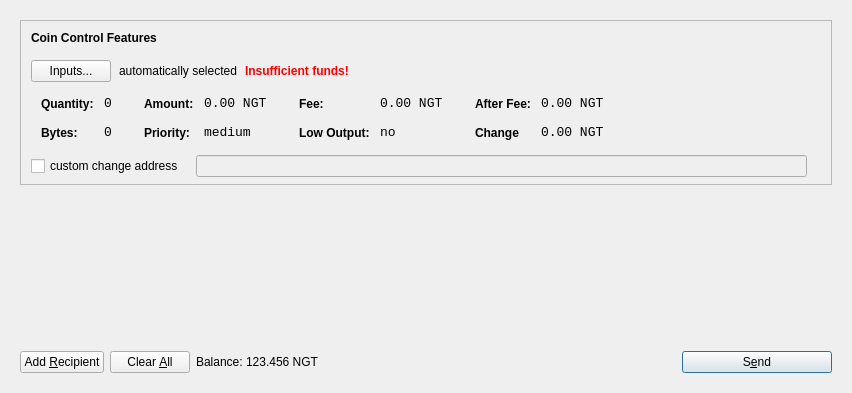
<?xml version="1.0" encoding="UTF-8"?>
<ui version="4.0">
 <class>SendCoinsDialog</class>
 <widget class="QDialog" name="SendCoinsDialog">
  <property name="geometry">
   <rect>
    <x>0</x>
    <y>0</y>
    <width>849</width>
    <height>393</height>
   </rect>
  </property>
  <property name="windowTitle">
   <string>Send Coins</string>
  </property>
  <layout class="QVBoxLayout" name="verticalLayout">
   <item>
    <widget class="QFrame" name="frameMain">
     <layout class="QVBoxLayout" name="verticalLayout_3">
      <item>
       <widget class="QFrame" name="frameCoinControl">
        <property name="sizePolicy">
         <sizepolicy hsizetype="Expanding" vsizetype="Expanding">
          <horstretch>0</horstretch>
          <verstretch>0</verstretch>
         </sizepolicy>
        </property>
        <property name="maximumSize">
         <size>
          <width>16777215</width>
          <height>16777215</height>
         </size>
        </property>
        <property name="frameShape">
         <enum>QFrame::StyledPanel</enum>
        </property>
        <property name="frameShadow">
         <enum>QFrame::Sunken</enum>
        </property>
        <layout class="QVBoxLayout" name="verticalLayoutCoinControl2">
         <property name="spacing">
          <number>6</number>
         </property>
         <property name="leftMargin">
          <number>0</number>
         </property>
         <property name="topMargin">
          <number>0</number>
         </property>
         <property name="rightMargin">
          <number>0</number>
         </property>
         <property name="bottomMargin">
          <number>6</number>
         </property>
         <item>
          <layout class="QVBoxLayout" name="verticalLayoutCoinControl" stretch="0,0,0,0,1">
           <property name="spacing">
            <number>0</number>
           </property>
           <property name="leftMargin">
            <number>10</number>
           </property>
           <property name="topMargin">
            <number>10</number>
           </property>
           <item>
            <layout class="QHBoxLayout" name="horizontalLayoutCoinControl1">
             <property name="bottomMargin">
              <number>15</number>
             </property>
             <item>
              <widget class="QLabel" name="labelCoinControlFeatures">
               <property name="sizePolicy">
                <sizepolicy hsizetype="Preferred" vsizetype="Maximum">
                 <horstretch>0</horstretch>
                 <verstretch>0</verstretch>
                </sizepolicy>
               </property>
               <property name="font">
                <font>
                 <weight>75</weight>
                 <bold>true</bold>
                </font>
               </property>
               <property name="styleSheet">
                <string notr="true">font-weight:bold;</string>
               </property>
               <property name="text">
                <string>Coin Control Features</string>
               </property>
              </widget>
             </item>
            </layout>
           </item>
           <item>
            <layout class="QHBoxLayout" name="horizontalLayoutCoinControl2" stretch="0,0,0,0">
             <property name="spacing">
              <number>8</number>
             </property>
             <property name="bottomMargin">
              <number>10</number>
             </property>
             <item>
              <widget class="QPushButton" name="pushButtonCoinControl">
               <property name="styleSheet">
                <string notr="true"/>
               </property>
               <property name="text">
                <string>Inputs...</string>
               </property>
              </widget>
             </item>
             <item>
              <widget class="QLabel" name="labelCoinControlAutomaticallySelected">
               <property name="text">
                <string>automatically selected</string>
               </property>
               <property name="margin">
                <number>5</number>
               </property>
              </widget>
             </item>
             <item>
              <widget class="QLabel" name="labelCoinControlInsuffFunds">
               <property name="font">
                <font>
                 <weight>75</weight>
                 <bold>true</bold>
                </font>
               </property>
               <property name="styleSheet">
                <string notr="true">color:red;font-weight:bold;</string>
               </property>
               <property name="text">
                <string>Insufficient funds!</string>
               </property>
               <property name="margin">
                <number>5</number>
               </property>
              </widget>
             </item>
             <item>
              <spacer name="horizontalSpacerCoinControl">
               <property name="orientation">
                <enum>Qt::Horizontal</enum>
               </property>
               <property name="sizeHint" stdset="0">
                <size>
                 <width>40</width>
                 <height>1</height>
                </size>
               </property>
              </spacer>
             </item>
            </layout>
           </item>
           <item>
            <widget class="QWidget" name="widgetCoinControl" native="true">
             <property name="sizePolicy">
              <sizepolicy hsizetype="Preferred" vsizetype="Preferred">
               <horstretch>0</horstretch>
               <verstretch>0</verstretch>
              </sizepolicy>
             </property>
             <property name="minimumSize">
              <size>
               <width>0</width>
               <height>0</height>
              </size>
             </property>
             <property name="styleSheet">
              <string notr="true"/>
             </property>
             <layout class="QHBoxLayout" name="horizontalLayoutCoinControl5">
              <property name="leftMargin">
               <number>0</number>
              </property>
              <property name="topMargin">
               <number>0</number>
              </property>
              <property name="rightMargin">
               <number>0</number>
              </property>
              <property name="bottomMargin">
               <number>0</number>
              </property>
              <item>
               <layout class="QHBoxLayout" name="horizontalLayoutCoinControl3" stretch="0,0,0,1">
                <property name="spacing">
                 <number>20</number>
                </property>
                <property name="topMargin">
                 <number>0</number>
                </property>
                <property name="bottomMargin">
                 <number>10</number>
                </property>
                <item>
                 <layout class="QFormLayout" name="formLayoutCoinControl1">
                  <property name="horizontalSpacing">
                   <number>10</number>
                  </property>
                  <property name="verticalSpacing">
                   <number>14</number>
                  </property>
                  <property name="leftMargin">
                   <number>10</number>
                  </property>
                  <property name="topMargin">
                   <number>4</number>
                  </property>
                  <property name="rightMargin">
                   <number>6</number>
                  </property>
                  <item row="0" column="0">
                   <widget class="QLabel" name="labelCoinControlQuantityText">
                    <property name="styleSheet">
                     <string notr="true">font-weight:bold;</string>
                    </property>
                    <property name="text">
                     <string>Quantity:</string>
                    </property>
                    <property name="margin">
                     <number>0</number>
                    </property>
                   </widget>
                  </item>
                  <item row="0" column="1">
                   <widget class="QLabel" name="labelCoinControlQuantity">
                    <property name="font">
                     <font>
                      <family>Monospace</family>
                      <pointsize>10</pointsize>
                     </font>
                    </property>
                    <property name="cursor">
                     <cursorShape>IBeamCursor</cursorShape>
                    </property>
                    <property name="contextMenuPolicy">
                     <enum>Qt::ActionsContextMenu</enum>
                    </property>
                    <property name="text">
                     <string>0</string>
                    </property>
                    <property name="margin">
                     <number>0</number>
                    </property>
                    <property name="textInteractionFlags">
                     <set>Qt::LinksAccessibleByMouse|Qt::TextSelectableByKeyboard|Qt::TextSelectableByMouse</set>
                    </property>
                   </widget>
                  </item>
                  <item row="1" column="0">
                   <widget class="QLabel" name="labelCoinControlBytesText">
                    <property name="styleSheet">
                     <string notr="true">font-weight:bold;</string>
                    </property>
                    <property name="text">
                     <string>Bytes:</string>
                    </property>
                   </widget>
                  </item>
                  <item row="1" column="1">
                   <widget class="QLabel" name="labelCoinControlBytes">
                    <property name="font">
                     <font>
                      <family>Monospace</family>
                      <pointsize>10</pointsize>
                     </font>
                    </property>
                    <property name="cursor">
                     <cursorShape>IBeamCursor</cursorShape>
                    </property>
                    <property name="contextMenuPolicy">
                     <enum>Qt::ActionsContextMenu</enum>
                    </property>
                    <property name="text">
                     <string>0</string>
                    </property>
                    <property name="textInteractionFlags">
                     <set>Qt::LinksAccessibleByMouse|Qt::TextSelectableByKeyboard|Qt::TextSelectableByMouse</set>
                    </property>
                   </widget>
                  </item>
                 </layout>
                </item>
                <item>
                 <layout class="QFormLayout" name="formLayoutCoinControl2">
                  <property name="horizontalSpacing">
                   <number>10</number>
                  </property>
                  <property name="verticalSpacing">
                   <number>14</number>
                  </property>
                  <property name="leftMargin">
                   <number>6</number>
                  </property>
                  <property name="topMargin">
                   <number>4</number>
                  </property>
                  <property name="rightMargin">
                   <number>6</number>
                  </property>
                  <item row="0" column="0">
                   <widget class="QLabel" name="labelCoinControlAmountText">
                    <property name="styleSheet">
                     <string notr="true">font-weight:bold;</string>
                    </property>
                    <property name="text">
                     <string>Amount:</string>
                    </property>
                    <property name="margin">
                     <number>0</number>
                    </property>
                   </widget>
                  </item>
                  <item row="0" column="1">
                   <widget class="QLabel" name="labelCoinControlAmount">
                    <property name="font">
                     <font>
                      <family>Monospace</family>
                      <pointsize>10</pointsize>
                     </font>
                    </property>
                    <property name="cursor">
                     <cursorShape>IBeamCursor</cursorShape>
                    </property>
                    <property name="contextMenuPolicy">
                     <enum>Qt::ActionsContextMenu</enum>
                    </property>
                    <property name="text">
                     <string>0.00 NGT</string>
                    </property>
                    <property name="textInteractionFlags">
                     <set>Qt::LinksAccessibleByMouse|Qt::TextSelectableByKeyboard|Qt::TextSelectableByMouse</set>
                    </property>
                   </widget>
                  </item>
                  <item row="1" column="0">
                   <widget class="QLabel" name="labelCoinControlPriorityText">
                    <property name="styleSheet">
                     <string notr="true">font-weight:bold;</string>
                    </property>
                    <property name="text">
                     <string>Priority:</string>
                    </property>
                   </widget>
                  </item>
                  <item row="1" column="1">
                   <widget class="QLabel" name="labelCoinControlPriority">
                    <property name="font">
                     <font>
                      <family>Monospace</family>
                      <pointsize>10</pointsize>
                     </font>
                    </property>
                    <property name="cursor">
                     <cursorShape>IBeamCursor</cursorShape>
                    </property>
                    <property name="contextMenuPolicy">
                     <enum>Qt::ActionsContextMenu</enum>
                    </property>
                    <property name="text">
                     <string>medium</string>
                    </property>
                    <property name="textInteractionFlags">
                     <set>Qt::LinksAccessibleByMouse|Qt::TextSelectableByKeyboard|Qt::TextSelectableByMouse</set>
                    </property>
                   </widget>
                  </item>
                 </layout>
                </item>
                <item>
                 <layout class="QFormLayout" name="formLayoutCoinControl3">
                  <property name="horizontalSpacing">
                   <number>10</number>
                  </property>
                  <property name="verticalSpacing">
                   <number>14</number>
                  </property>
                  <property name="leftMargin">
                   <number>6</number>
                  </property>
                  <property name="topMargin">
                   <number>4</number>
                  </property>
                  <property name="rightMargin">
                   <number>6</number>
                  </property>
                  <item row="0" column="0">
                   <widget class="QLabel" name="labelCoinControlFeeText">
                    <property name="styleSheet">
                     <string notr="true">font-weight:bold;</string>
                    </property>
                    <property name="text">
                     <string>Fee:</string>
                    </property>
                    <property name="margin">
                     <number>0</number>
                    </property>
                   </widget>
                  </item>
                  <item row="0" column="1">
                   <widget class="QLabel" name="labelCoinControlFee">
                    <property name="font">
                     <font>
                      <family>Monospace</family>
                      <pointsize>10</pointsize>
                     </font>
                    </property>
                    <property name="cursor">
                     <cursorShape>IBeamCursor</cursorShape>
                    </property>
                    <property name="contextMenuPolicy">
                     <enum>Qt::ActionsContextMenu</enum>
                    </property>
                    <property name="text">
                     <string>0.00 NGT</string>
                    </property>
                    <property name="textInteractionFlags">
                     <set>Qt::LinksAccessibleByMouse|Qt::TextSelectableByKeyboard|Qt::TextSelectableByMouse</set>
                    </property>
                   </widget>
                  </item>
                  <item row="1" column="0">
                   <widget class="QLabel" name="labelCoinControlLowOutputText">
                    <property name="styleSheet">
                     <string notr="true">font-weight:bold;</string>
                    </property>
                    <property name="text">
                     <string>Low Output:</string>
                    </property>
                   </widget>
                  </item>
                  <item row="1" column="1">
                   <widget class="QLabel" name="labelCoinControlLowOutput">
                    <property name="font">
                     <font>
                      <family>Monospace</family>
                      <pointsize>10</pointsize>
                     </font>
                    </property>
                    <property name="cursor">
                     <cursorShape>IBeamCursor</cursorShape>
                    </property>
                    <property name="contextMenuPolicy">
                     <enum>Qt::ActionsContextMenu</enum>
                    </property>
                    <property name="text">
                     <string>no</string>
                    </property>
                    <property name="textInteractionFlags">
                     <set>Qt::LinksAccessibleByMouse|Qt::TextSelectableByKeyboard|Qt::TextSelectableByMouse</set>
                    </property>
                   </widget>
                  </item>
                 </layout>
                </item>
                <item>
                 <layout class="QFormLayout" name="formLayoutCoinControl4">
                  <property name="horizontalSpacing">
                   <number>10</number>
                  </property>
                  <property name="verticalSpacing">
                   <number>14</number>
                  </property>
                  <property name="leftMargin">
                   <number>6</number>
                  </property>
                  <property name="topMargin">
                   <number>4</number>
                  </property>
                  <property name="rightMargin">
                   <number>6</number>
                  </property>
                  <item row="0" column="0">
                   <widget class="QLabel" name="labelCoinControlAfterFeeText">
                    <property name="styleSheet">
                     <string notr="true">font-weight:bold;</string>
                    </property>
                    <property name="text">
                     <string>After Fee:</string>
                    </property>
                    <property name="margin">
                     <number>0</number>
                    </property>
                   </widget>
                  </item>
                  <item row="0" column="1">
                   <widget class="QLabel" name="labelCoinControlAfterFee">
                    <property name="font">
                     <font>
                      <family>Monospace</family>
                      <pointsize>10</pointsize>
                     </font>
                    </property>
                    <property name="cursor">
                     <cursorShape>IBeamCursor</cursorShape>
                    </property>
                    <property name="contextMenuPolicy">
                     <enum>Qt::ActionsContextMenu</enum>
                    </property>
                    <property name="text">
                     <string>0.00 NGT</string>
                    </property>
                    <property name="textInteractionFlags">
                     <set>Qt::LinksAccessibleByMouse|Qt::TextSelectableByKeyboard|Qt::TextSelectableByMouse</set>
                    </property>
                   </widget>
                  </item>
                  <item row="1" column="0">
                   <widget class="QLabel" name="labelCoinControlChangeText">
                    <property name="styleSheet">
                     <string notr="true">font-weight:bold;</string>
                    </property>
                    <property name="text">
                     <string>Change</string>
                    </property>
                   </widget>
                  </item>
                  <item row="1" column="1">
                   <widget class="QLabel" name="labelCoinControlChange">
                    <property name="font">
                     <font>
                      <family>Monospace</family>
                      <pointsize>10</pointsize>
                     </font>
                    </property>
                    <property name="cursor">
                     <cursorShape>IBeamCursor</cursorShape>
                    </property>
                    <property name="contextMenuPolicy">
                     <enum>Qt::ActionsContextMenu</enum>
                    </property>
                    <property name="text">
                     <string>0.00 NGT</string>
                    </property>
                    <property name="textInteractionFlags">
                     <set>Qt::LinksAccessibleByMouse|Qt::TextSelectableByKeyboard|Qt::TextSelectableByMouse</set>
                    </property>
                   </widget>
                  </item>
                 </layout>
                </item>
               </layout>
              </item>
             </layout>
            </widget>
           </item>
           <item>
            <layout class="QHBoxLayout" name="horizontalLayoutCoinControl4" stretch="0,0,0">
             <property name="spacing">
              <number>12</number>
             </property>
             <property name="sizeConstraint">
              <enum>QLayout::SetDefaultConstraint</enum>
             </property>
             <property name="topMargin">
              <number>5</number>
             </property>
             <property name="rightMargin">
              <number>5</number>
             </property>
             <item>
              <widget class="QCheckBox" name="checkBoxCoinControlChange">
               <property name="text">
                <string>custom change address</string>
               </property>
              </widget>
             </item>
             <item>
              <widget class="QLineEdit" name="lineEditCoinControlChange">
               <property name="enabled">
                <bool>false</bool>
               </property>
               <property name="sizePolicy">
                <sizepolicy hsizetype="Expanding" vsizetype="Fixed">
                 <horstretch>0</horstretch>
                 <verstretch>0</verstretch>
                </sizepolicy>
               </property>
              </widget>
             </item>
             <item>
              <widget class="QLabel" name="labelCoinControlChangeLabel">
               <property name="sizePolicy">
                <sizepolicy hsizetype="Preferred" vsizetype="Expanding">
                 <horstretch>0</horstretch>
                 <verstretch>0</verstretch>
                </sizepolicy>
               </property>
               <property name="minimumSize">
                <size>
                 <width>0</width>
                 <height>0</height>
                </size>
               </property>
               <property name="text">
                <string/>
               </property>
               <property name="margin">
                <number>3</number>
               </property>
              </widget>
             </item>
            </layout>
           </item>
           <item>
            <spacer name="verticalSpacerCoinControl">
             <property name="orientation">
              <enum>Qt::Vertical</enum>
             </property>
             <property name="sizeHint" stdset="0">
              <size>
               <width>800</width>
               <height>1</height>
              </size>
             </property>
            </spacer>
           </item>
          </layout>
         </item>
        </layout>
       </widget>
      </item>
      <item>
       <widget class="QScrollArea" name="scrollArea">
        <property name="frameShape">
         <enum>QFrame::NoFrame</enum>
        </property>
        <property name="widgetResizable">
         <bool>true</bool>
        </property>
        <widget class="QWidget" name="scrollAreaWidgetContents">
         <property name="geometry">
          <rect>
           <x>0</x>
           <y>0</y>
           <width>813</width>
           <height>148</height>
          </rect>
         </property>
         <layout class="QVBoxLayout" name="verticalLayout_2">
          <property name="leftMargin">
           <number>0</number>
          </property>
          <property name="topMargin">
           <number>0</number>
          </property>
          <property name="rightMargin">
           <number>0</number>
          </property>
          <property name="bottomMargin">
           <number>0</number>
          </property>
          <item>
           <layout class="QVBoxLayout" name="entries">
            <property name="spacing">
             <number>6</number>
            </property>
           </layout>
          </item>
          <item>
           <spacer name="verticalSpacer">
            <property name="orientation">
             <enum>Qt::Vertical</enum>
            </property>
            <property name="sizeHint" stdset="0">
             <size>
              <width>20</width>
              <height>40</height>
             </size>
            </property>
           </spacer>
          </item>
         </layout>
        </widget>
       </widget>
      </item>
      <item>
       <layout class="QHBoxLayout" name="horizontalLayout">
        <item>
         <widget class="QPushButton" name="addButton">
          <property name="toolTip">
           <string>Send to multiple recipients at once</string>
          </property>
          <property name="text">
           <string>Add &amp;Recipient</string>
          </property>
          <property name="icon">
           <iconset resource="../nugget.qrc">
            <normaloff>:/icons/add</normaloff>:/icons/add</iconset>
          </property>
          <property name="autoDefault">
           <bool>false</bool>
          </property>
         </widget>
        </item>
        <item>
         <widget class="QPushButton" name="clearButton">
          <property name="sizePolicy">
           <sizepolicy hsizetype="Minimum" vsizetype="Fixed">
            <horstretch>0</horstretch>
            <verstretch>0</verstretch>
           </sizepolicy>
          </property>
          <property name="toolTip">
           <string>Remove all transaction fields</string>
          </property>
          <property name="text">
           <string>Clear &amp;All</string>
          </property>
          <property name="icon">
           <iconset resource="../nugget.qrc">
            <normaloff>:/icons/remove</normaloff>:/icons/remove</iconset>
          </property>
          <property name="autoRepeatDelay">
           <number>300</number>
          </property>
          <property name="autoDefault">
           <bool>false</bool>
          </property>
         </widget>
        </item>
        <item>
         <layout class="QHBoxLayout" name="horizontalLayout_2">
          <property name="spacing">
           <number>3</number>
          </property>
          <item>
           <widget class="QLabel" name="label">
            <property name="sizePolicy">
             <sizepolicy hsizetype="Preferred" vsizetype="Fixed">
              <horstretch>0</horstretch>
              <verstretch>0</verstretch>
             </sizepolicy>
            </property>
            <property name="text">
             <string>Balance:</string>
            </property>
           </widget>
          </item>
          <item>
           <widget class="QLabel" name="labelBalance">
            <property name="sizePolicy">
             <sizepolicy hsizetype="Preferred" vsizetype="Fixed">
              <horstretch>0</horstretch>
              <verstretch>0</verstretch>
             </sizepolicy>
            </property>
            <property name="cursor">
             <cursorShape>IBeamCursor</cursorShape>
            </property>
            <property name="text">
             <string>123.456 NGT</string>
            </property>
            <property name="textInteractionFlags">
             <set>Qt::LinksAccessibleByMouse|Qt::TextSelectableByKeyboard|Qt::TextSelectableByMouse</set>
            </property>
           </widget>
          </item>
         </layout>
        </item>
        <item>
         <spacer name="horizontalSpacer">
          <property name="orientation">
           <enum>Qt::Horizontal</enum>
          </property>
          <property name="sizeHint" stdset="0">
           <size>
            <width>40</width>
            <height>20</height>
           </size>
          </property>
         </spacer>
        </item>
        <item>
         <widget class="QPushButton" name="sendButton">
          <property name="minimumSize">
           <size>
            <width>150</width>
            <height>0</height>
           </size>
          </property>
          <property name="toolTip">
           <string>Confirm the send action</string>
          </property>
          <property name="text">
           <string>S&amp;end</string>
          </property>
          <property name="icon">
           <iconset resource="../nugget.qrc">
            <normaloff>:/icons/send</normaloff>:/icons/send</iconset>
          </property>
          <property name="default">
           <bool>true</bool>
          </property>
         </widget>
        </item>
       </layout>
      </item>
     </layout>
     <zorder>scrollArea</zorder>
     <zorder>frameCoinControl</zorder>
     <zorder></zorder>
    </widget>
   </item>
  </layout>
 </widget>
 <resources>
  <include location="../nugget.qrc"/>
 </resources>
 <connections/>
</ui>
